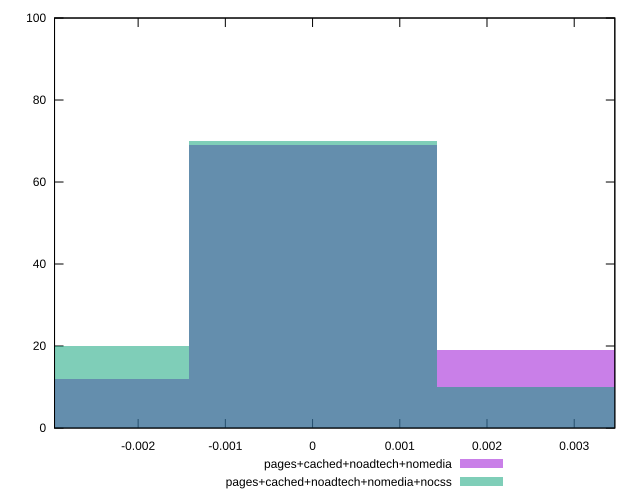

The gnuplot source for this figure:
reset

$pagesCachedNoadtechNomedia <<EOF
0 69
0.0028433117000893487 19
-0.0028433117000893487 12
EOF

$pagesCachedNoadtechNomediaNocss <<EOF
0 70
-0.0028433117000893487 20
0.0028433117000893487 10
EOF

set key outside below
set boxwidth 0.0028433117000893487
set xrange [-0.0029585035027518062:0.0034656110941730374]
set yrange [0:100]
set trange [0:100]
set style fill transparent solid 0.5 noborder
set terminal svg size 640, 500 enhanced background rgb 'white'
set output "report_00015_2021-02-09T16-11-33.973Z/meta/pScore-difference/comparison/histogram/3_vs_4.svg"

plot $pagesCachedNoadtechNomedia title "pages+cached+noadtech+nomedia" with boxes, \
     $pagesCachedNoadtechNomediaNocss title "pages+cached+noadtech+nomedia+nocss" with boxes

reset
